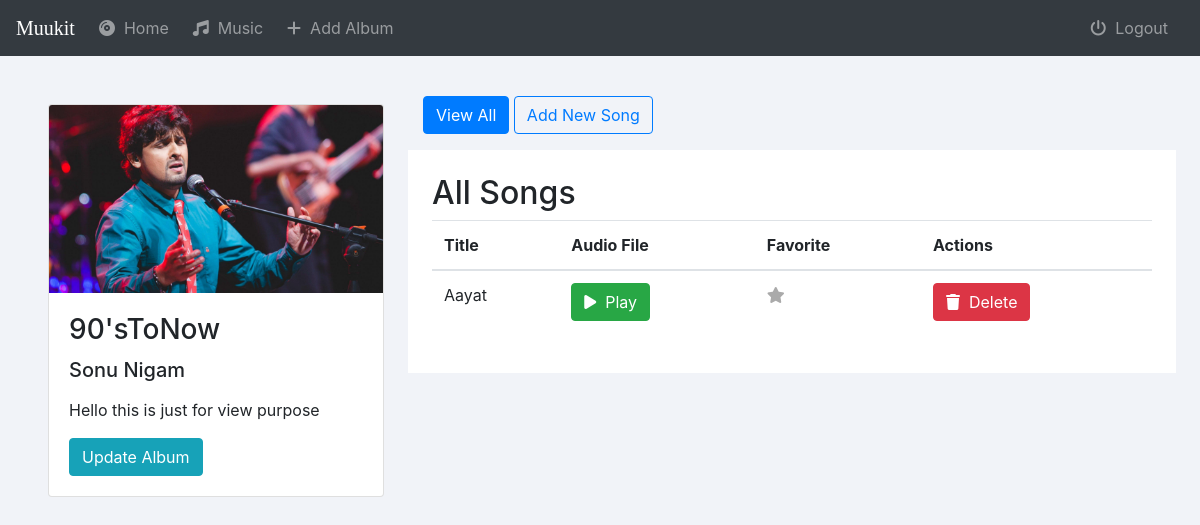
Screenshot of /music/2/ (signed in) with the database file from the repository.
### music/models.py (models this page shows, shortened)
class Album(models.Model):
    user = models.ForeignKey(User,models.SET_NULL,blank=True,null=True)
    artist = models.CharField(max_length=250)
    album_title = models.CharField(max_length=500)
    genre = models.CharField(max_length=100)
    album_logo = models.FileField(upload_to='music/images')
    is_favorite = models.BooleanField(default=False)

class Song(models.Model):
    album       = models.ForeignKey(Album, on_delete=models.CASCADE)
    audio_file  = models.FileField(upload_to='music/songs')
    song_title  = models.CharField(max_length=250)
    is_favorite = models.BooleanField(default=False)

### music/views.py (the view)
# urls.py: path('<int:pk>/', views.detail, name="detail"),
@login_required(login_url='music:login')
def detail(request,pk):
        user = request.user
        album = get_object_or_404(Album, pk=pk)
        return render(request,'music/detail.html',{'album':album})

### music/templates/music/detail.html (shortened to what this page needs)
{% extends 'music/basic.html' %}
{% block body %}
<div class="row m-4">
    <div class="col-md-4 p-4">
        <div class="card">
            <img class="card-img-top" src="{{album.album_logo.url}}" alt="Card image cap">
            <div class="card-body">
                <h3 class="card-title">{{ album.album_title }}</h3>
                <h5 class="card-text">{{album.artist}}</h5>
                <p class="card-text my-3">{{album.genre}}</p>
                <a href='{% url "music:album-update" album.id %}' type="" class="btn btn-info">Update Album</a>
            </div>
        </div>
    </div>
    <div class="col-md-8 mt-3">
        <a href="{% url 'music:detail' album.id %}" class="btn btn-primary">View All</a>
        <a href="{% url 'music:add-song' album.id%}" class="btn btn-outline-primary">Add New Song</a>
        {% if album.song_set.count %}
        <div class="row bg-white p-4 mt-3">
            <h2>All Songs</h2>
            <table class="table">
                <thead>
                    <tr>
                        <th scope="col">Title</th>
                        <th scope="col">Audio File</th>
                        <th scope="col">Favorite</th>
                        <th scope="col">Actions</th>
                    </tr>
                </thead>
                <tbody>
                    {% for song in album.song_set.all %}
                    <tr>
                        <td>{{song.song_title}}</td>
                        <td scope="col"><button class="btn btn-success"><i class="fas fa-play"></i>&nbsp; Play</button></td>
                        <td scope="col"><a href="{% url 'music:favorite' album.id song.song_title 'detail' %}"><i class="fas fa-star {% if song.is_favorite %}active{% endif %}"></i></a></td>
                        <td scope="col">
                            <form action="{% url 'music:delete-song' album.id song.song_title %}" method="GET">
                                <button class="btn btn-danger" type="submit" value="Yes" name="delete"><i class="fas fa-trash"></i>&nbsp; Delete</button>
                            </form>
                        </td>
                    </tr>
                    {% endfor %}
                </tbody>
            </table>
        </div>
        {% else %}
        <div class="row bg-white p-4 mt-3">
            <h6>You have not added any song yet, to add a new song click the above button</h6>
        </div>
        {% endif %}
    </div>
</div>
{% endblock %}

### music/static/music/css/styles.css (style rules this page uses)
html,body { background:#f1f3f8; }
.fa-star { color: #aaaaaa; }

### rows the page displays
Album: album_logo (picture), album_title "90'sToNow", artist "Sonu Nigam", genre "Hello this is just for view purpose"
Song: song_title "Aayat", is_favorite False (drawn)
